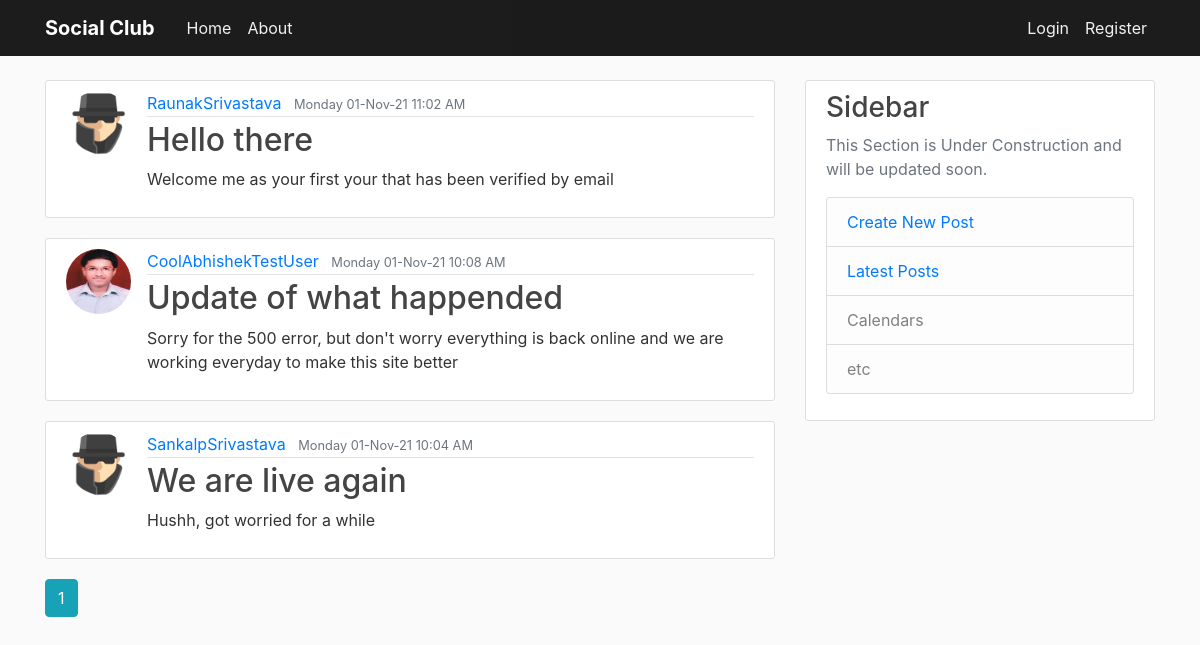
Page /home on the earlier database version.
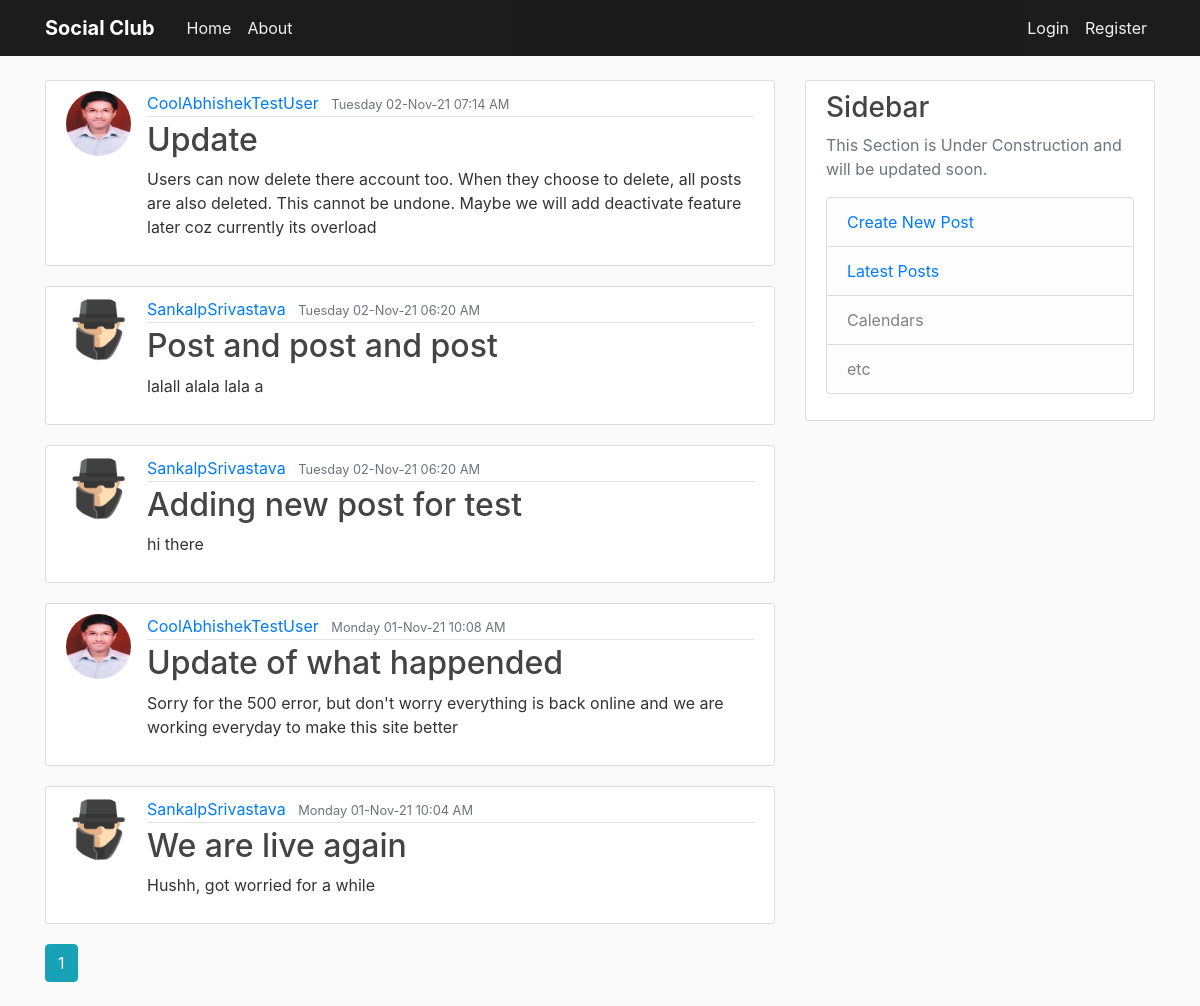
Same page on the later database version.
### flaskblog/models.py (models this page shows, shortened)
class Post(db.Model):
    id = db.Column(db.Integer, primary_key=True)
    title = db.Column(db.String(100), nullable=False)
    date_posted = db.Column(db.DateTime, nullable=False,
                            default=datetime.utcnow)
    content = db.Column(db.Text, nullable=False)
    user_id = db.Column(db.Integer, db.ForeignKey('user.id'), nullable=False)
    post_edited = db.Column(db.Boolean,unique=False, default=False)

class User(db.Model,UserMixin):
    id = db.Column(db.Integer, primary_key=True)
    username = db.Column(db.String(20), unique=True, nullable=False)
    email = db.Column(db.String(120), unique=True, nullable=False)
    image_file = db.Column(db.String(20), nullable=False,
                           default='default.jpg')
    password = db.Column(db.String(60), nullable=False)
    date_of_join = db.Column(db.DateTime,default=datetime.utcnow())
    posts = db.relationship('Post', backref='author', lazy=True)

### flaskblog/main/routes.py (the view)
@main.route("/")
@main.route("/home")
def home():
    page = request.args.get('page',1,type=int)
    posts = Post.query.order_by(Post.date_posted.desc()).paginate(page = page ,per_page=5)
    return render_template('home.html', posts=posts,timezone=timezone)

### flaskblog/templates/home.html
{% extends "layout.html" %}
{% block content %}
{% for post in posts.items%}
<article class="media content-section">
  <a href ="{{url_for('users.user_posts',username=post.author.username)}}">
    <img alt="{{post.author.username}} Photo" class ="rounded-circle article-img" src ="{{url_for('static',filename='profile_pics/'+post.author.image_file)}}"></img></a>
    <div class="media-body">
        <div class="article-metadata">
            <a class="mr-2" href="{{url_for('users.user_posts',username=post.author.username)}}">{{ post.author.username }}</a>
            {%if post.post_edited %}
            <small class="text-muted">{{ post.date_posted.replace(tzinfo=timezone.utc).astimezone(tz=None).strftime('%A %d-%b-%y %I:%M %p') }} (Edited)</small>
            {%else%}
            <small class="text-muted">{{ post.date_posted.replace(tzinfo=timezone.utc).astimezone(tz=None).strftime('%A %d-%b-%y %I:%M %p') }}</small>
            {%endif%}
        </div>
        <h2><a class="article-title" href="{{url_for('posts.post',post_id=post.id)}}">{{ post.title }}</a></h2>
        <p class="article-content">{{ post.content }}</p>
    </div>
</article>
{% endfor %}
{% for page_num in posts.iter_pages(left_edge=1, right_edge=1, left_current=1, right_current=2) %}
  {% if page_num %}
    {% if posts.page == page_num %}
      <a class="btn btn-info mb-4" href="{{ url_for('main.home', page=page_num) }}">{{ page_num }}</a>
    {% else %}
      <a class="btn btn-outline-info mb-4" href="{{ url_for('main.home', page=page_num) }}">{{ page_num }}</a>
    {% endif %}
  {% else %}
    ...
  {% endif %}
{% endfor %}
{% endblock content %}
{% block sidebar %}
<div class="col-md-4 ">
  <div class="content-section">
    <h3>Sidebar</h3>
    <p class='text-muted'>This Section is Under Construction and will be updated soon.
    <ul class="list-group">
        <li class="list-group-item list-group-item-light"><a href="{{url_for('posts.new_post')}}">Create New Post</a></li>
        <li class="list-group-item list-group-item-light"><a href="{{url_for('main.home')}}">Latest Posts</a></li>
        <li class="list-group-item list-group-item-light">Calendars</li>
        <li class="list-group-item list-group-item-light">etc</li>
    </ul>
    </p>
</div>
</div>
{% endblock sidebar %}

### flaskblog/templates/layout.html (shortened to what this page needs)
<!DOCTYPE html>
<html lang="en">
<head>
    <link rel="stylesheet" href="https://stackpath.bootstrapcdn.com/bootstrap/4.3.1/css/bootstrap.min.css"
>
    <link rel="stylesheet" type="text/css" href="{{url_for('static',filename='main.css')}}">
</head>
<body>
    <header class="site-header">
        <nav class="navbar navbar-expand-md navbar-dark bg-steel fixed-top">
            <div class="container">
                <a class="navbar-brand mr-4" href="#">Social Club</a>
                <div class="collapse navbar-collapse" id="navbarToggle">
                    <div class="navbar-nav mr-auto">
                        <a class="nav-item nav-link" href="{{url_for('main.home')}}">Home</a>
                        <a class="nav-item nav-link" href="{{url_for('main.about')}}">About</a>
                    </div>
                    <div class="navbar-nav">
                        {% if current_user.is_authenticated %}
                        <a class="nav-item nav-link" href="{{url_for('posts.new_post')}}">New Post</a>
                        <a class="nav-item nav-link" href="{{url_for('users.account')}}">Account</a>
                        <a class="nav-item nav-link" href="{{url_for('users.logout')}}">Logout</a>
                        {% else %}
                        <a class="nav-item nav-link" href="{{url_for('users.login')}}">Login</a>
                        <a class="nav-item nav-link" href="{{url_for('users.register')}}">Register</a>
                        {%endif%}
                    </div>
                </div>
            </div>
        </nav>
    </header>
    <main role="main" class="container">
        <div class="row">
            <div class="col-md-8">
                {% block content %}{% endblock %}
            </div>
            {% block sidebar %}{% endblock %}
        </div>
    </main>
</body>
</html>

### flaskblog/static/main.css (style rules this page uses)
body { background: #fafafa; color: #333333; margin-top: 5rem; }
h1, h2, h3, h4, h5, h6 { color: #444444; }
.bg-steel { background-color: #000000e3; }
.site-header .navbar-nav .nav-link { color: #ffffffef; }
.navbar-dark .navbar-brand { font-weight: 700; }
.content-section { background: #ffffff; padding: 10px 20px; border: 1px solid #dddddd; border-radius: 3px; margin-bottom: 20px; }
.article-title { color: #444444; }
.article-content { white-space: pre-line; }
.article-img { height: 65px; width: 65px; margin-right: 16px; }
.article-metadata { padding-bottom: 1px; margin-bottom: 4px; border-bottom: 1px solid #e3e3e3 }

Differences in the rows shown:
removed Post: image_file (placeholder picture), author.username "RaunakSrivastava", date_posted.replace "Monday 01-Nov-21 11:02 AM", title "Hello there", content "Welcome me as your first your that has been verified by email"
added Post: image_file (picture), author.username "CoolAbhishekTestUser", date_posted.replace "Tuesday 02-Nov-21 07:14 AM", title "Update", content "Users can now delete there account too. When they choose to delete, all posts are also deleted. This cannot be undone. Maybe we will add deactivate feature later coz currently its overload"
added Post: image_file (placeholder picture), author.username "SankalpSrivastava", date_posted.replace "Tuesday 02-Nov-21 06:20 AM", title "Post and post and post", content "lalall alala lala a"
added Post: image_file (placeholder picture), author.username "SankalpSrivastava", date_posted.replace "Tuesday 02-Nov-21 06:20 AM", title "Adding new post for test", content "hi there"
